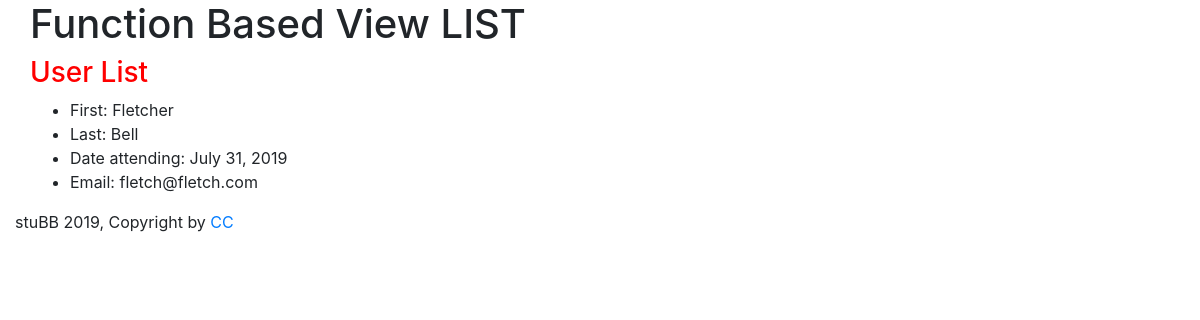
/views-sandbox/fbvlist/, run on the app's committed database.
### viewssandbox/models.py (models this page shows, shortened)
class CommonField(models.Model):
    created_date = models.DateTimeField(auto_now_add=True)
    update_date = models.DateTimeField(blank=True, null=True)

class UserInfo(CommonField):
    first_name = models.CharField(max_length=40, null=False, help_text="Please enter a first name.")
    last_name = models.CharField(max_length=60, null=True)
    attend_date = models.DateField(null=False, blank=False)
    email = models.EmailField(null=False)
    class Meta:
        ordering = ['first_name']

### viewssandbox/views.py (the view)
# urls.py: path('fbvlist/', views.fbvlist),
def fbvlist(request):
    total_users = UserInfo.objects.all()
    context = {
        'total_users': total_users,
    }
    return render(request, 'viewssandbox/FBVlist.html', context=context)

### viewssandbox/templates/viewssandbox/FBVlist.html (shortened to what this page needs)
{% extends 'viewssandbox/base.html' %}
{% block content %}
    <h1>Function Based View LIST</h1>
    <h3>User List</h3>
    {% if total_users %}
    <ul>
        {% for user_info in total_users %}
        <li>First: {{ user_info.first_name }}</li>
        <li>Last: {{ user_info.last_name }}</li>
        <li>Date attending: {{ user_info.attend_date}}</li>
        <li>Email: {{ user_info.email }}</li>
        {% endfor %}
    </ul>
        {% else %}
        <p>There are no users in the system at this time.</p>
    {% endif %}
{% endblock %}

### viewssandbox/static/styles/viewssandbox.css (style rules this page uses)
h3 { color: red; }

### data on the page
UserInfo: first_name "Fletcher", last_name "Bell", attend_date "July 31, 2019", email "fletch@fletch.com"
